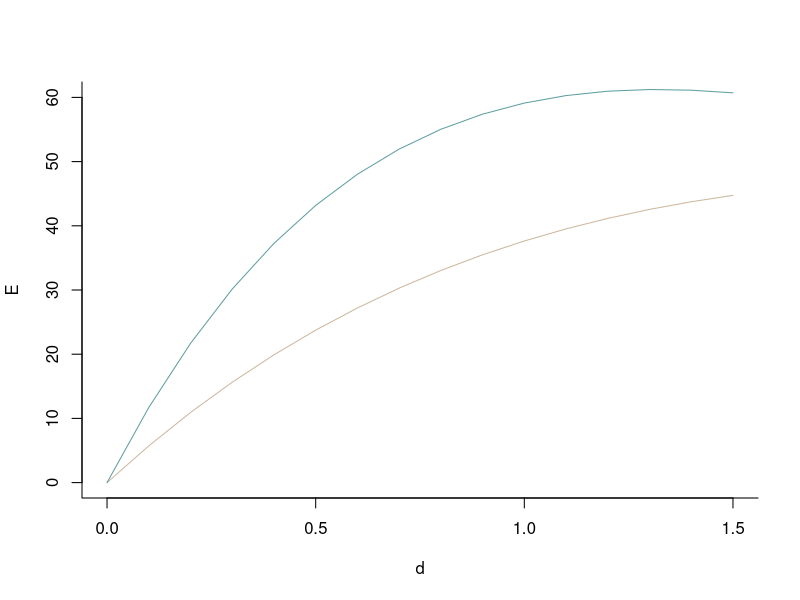
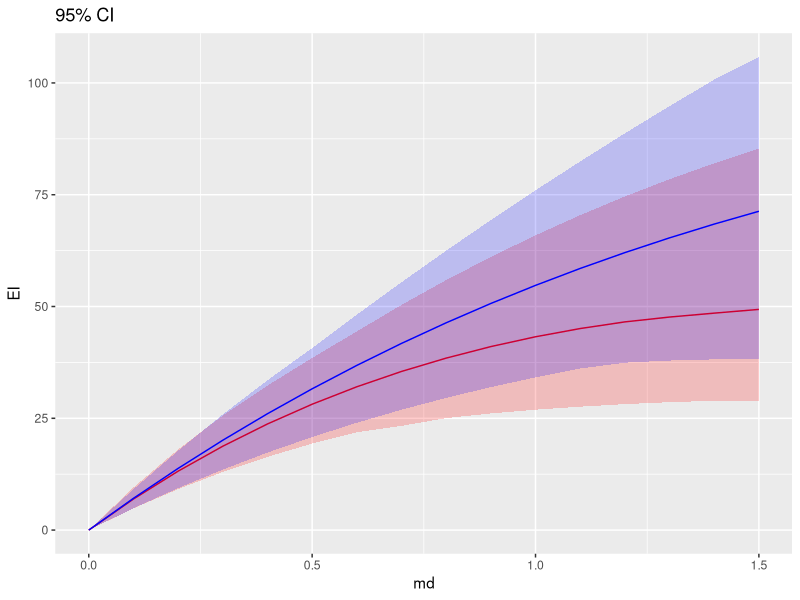

Reproduce these figures in R, in order. (Note: this script raises an error after producing the figures.)
##This is free, open-source software and under GNU GPLv3. It comes with no warranty. Concerns radiogenic mouse HG gland tumorigenesis.
##Uses individual dose-effect relations (IDER) & parameters from Cucinotta1 et al. (2013). Space Radiation Cancer Risk Projections and
##Uncertainties - 2012. ##NASA Center for AeroSpace Information, Hanover, MD; http://ston.jsc.nasa.gov/collections/TRS
##User adjustable parameters are those near line 170 and also limits on x and y axes for some of the graphs.
##Gives main calculations for Siranart, Cheng, Handa, Sachs in preparation for Rad. Res. 
##Main outputs: predictions E_A=S(d) and E_I=I(d) with 95% CI, with graphs, for effect of mixtures of ions (fully ionized atomic nuclei)
library(ggplot2); library(deSolve)
rm(list=ls()) 
###FIXED PARAMETERS###next line has Cucinotta et al. (2013) table 5.4 IDER parameters for ions. TE=targeted effects, NTE = non-TE.
parameter = list(TE = list(alph0=7.53, alph1=1.261, alph2=0.0037, beta = 0, beta_p = 6.3, lamd0=.25, lamd1=.0051, lamd2=.0034,
                      e_alph0=3.96, e_alph1=0.213, e_alph2=0.00058, e_beta = 0, e_beta_p = 3.41, e_lamd0=.065, e_lamd1=.0029, e_lamd2=.0027), 
                 NTE=list(alph0=10.02,alph1=0.679,alph2=0.0033,beta=0,beta_p=5.08,lamd0=.231,lamd1=.0033,lamd2=.005,k1=0.12,k2=0.0053,
                      e_alph0=2.07,e_alph1=0.187,e_alph2=0.0006,e_beta=0,e_beta_p=3,e_lamd0=.016,e_lamd1=.0042,e_lamd2=.0064,e_k1=0.06,e_k2=0.002))
alph=function(L, param) {with(param,alph0+alph1*L*exp(-alph2*L))} #slope near zero of the OCDER; depends on LET L (keV/micron)
lamd=function(L, param) {with(param,lamd0+lamd1*L*exp(-lamd2*L))}
#lamd is controversially interpreted as giving a cell killing modulation of LQ IDER. It leads to IDER which have maxima.
kappa=function(L,param){with(param, (k1*L)*exp(-k2*L))}#kappa interpreted as NTE, important near d=0; approximated as initial value.
###FUNCTIONS### Used later after user-defined parameters have been set near line 170#Next is function to calculate targeted part T of the effect of an individual radiation (Cucinotta et al. 2013); if Eff=1, T=E_single; 
#if Eff=2, T=E_single-NT, where NT=kappa*exp(-lamd*dose). Uses proton=0 for ion charge Z>2; proton=1 for H, He ions
T_single = function(dose, L, Eff, proton, param = parameter[[Eff]]){ #Eff: 1=TE=targeted effect model; 2=NTE=non-targeted (bystander) effect.
  beta = param$beta #initialize to be beta=0 with Z>2, i.e near d=0 TE effect is linear no threshhold (LNT) for Z>2.
  if(proton == 1){ beta= param$beta_p} #ions with Z<3 are approximated as LQ (linear quadratic) near d=0.
  P_E = (alph(L,param)*dose + beta*(dose^2))*exp(-lamd(L,param)*dose) #LQ or LNT modulated by exponentially decreasing factor.
  return(P_E)
}

E_single = function(dose, L, Eff, proton, param = parameter[[Eff]]){  
  P_E = T_single(doses,L,Eff,proton)
  if (Eff==2){
    P_E = P_E + kappa(L,param)*exp(-lamd(L,param)*dose)#P_E here is sum of targeted and non-targeted effects
  }
  return(P_E)
}

#Each E_single has a maximum, often around dose=1 Gy. Next is a function to find the maxima and the doses where they occur.
bound_Ed = function(L,Eff,proton, param){##
  E = c(); D = c(); ##
  for(ll in 1:length(L)){#when this function is used, L will be a vector of the LETs of the individual components of a mixed-ion beam
    p = proton[ll]; l = L[ll]; 
    b = param[[ll]]$beta; a = alph(l,param[[ll]]); ld = lamd(l,param[[ll]])
    if(p == 1){ b= param[[ll]]$beta_p}
    if(b !=0){
      d = (sqrt((a*ld)^2+4*b^2)-a*ld+2*b)/(2*b*ld);#the derivative of the IDER is zero at maximum, occuring at this dose.
    }else{d = 1/(ld)} 
    D = c(D,d)
    E = c(E,solve_d(d,l,Eff,p,0, param[[ll]]))
  }
  upper_E = min(E)#smallest of the maxima in a mixed beam, no longer used. kept in case needed later.
  max_d = D[which(E==upper_E)]#no longer used
  return(list(upper_E,max_d,D))#only D used
}

#function which uniroot can use to get dose from L,Eff,proton, and T_single;  treats E=T_single as independent and
#d as dependent variable instead of vice versa as in RBE calculations.# now redundant with previous funciton.
solve_d=function(dose,L,Eff,proton,E, param = parameter[[Eff]]) {
  eq = T_single(dose,L,Eff,proton,param)-E
  return(eq)
}

gamma_param = function(Eff){#When calculating 95% CI for mixture, IDER parameters are taken to have gamma distributions (and stay >0)
  param = parameter[[Eff]]
  param_error=with(param,list(alph0=rgamma(1,(alph0/e_alph0)^2,alph0/(e_alph0)^2),alph1=rgamma(1,(alph1/e_alph1)^2,alph1/(e_alph1)^2),
   alph2=rgamma(1,(alph2/e_alph2)^2,alph2/(e_alph2)^2),beta=0,beta_p=rgamma(1,(beta_p/e_beta_p)^2,beta_p/(e_beta_p)^2),
   lamd0=rgamma(1,(lamd0/e_lamd0)^2,lamd0/(e_lamd0)^2),lamd1=rgamma(1,(lamd1/e_lamd1)^2,lamd1/(e_lamd1)^2),
   lamd2=rgamma(1,(lamd2/e_lamd2)^2,lamd2/(e_lamd2)^2)))
  if(Eff ==2){
    param_error1 = with(param,list(k1 = rgamma(1,(k1/e_k1)^2,k1/(e_k1)^2), k2 = rgamma(1,(k2/e_k2)^2,k2/(e_k2)^2)))
    param_error = c(param_error,param_error1)
  }
  return(param_error)
}
gen_param = function(Eff,N, random){
  param = list()
  p = gamma_param(Eff)
  for(ii in 1:N){
    param[[ii]] = p #random parameters
    if (random ==0) param[[ii]] = parameter[[Eff]]
  }
  return(param)
}

#function for d = D_j(E), where D_j will be the compositional inverse function to the jth IDER for the jth ion in a mixture.
dose_E=function(E, L, Eff,proton, param){
  result0 = bound_Ed(L,Eff,proton, param); upper_E = result0[[1]]; d_max = result0[[3]]
  output=c()
  for(i in 1:length(E)){
    e =min(E[i], upper_E-1e-4)#
    dose = (uniroot(solve_d,c(0,.001), upper=d_max, extendInt="upX",tol = 1e-6, L = L, 
                    Eff = Eff, proton=proton, E = e, param = param[[1]]))$root
    output= c(output,dose)
  }
  return(output)
}

#Next is function to get simple effect additivity default prediction E_A=S(d)
E_A <- function(dose, L, Eff, proton, param = parameter[[Eff]]){#use T (i.e subtract out kappa term), manipulate, later add biggest back in. RKS
  output = rep(0,cols); k0=rep(0,nL)
  for(l in 1:nL){
    output = output + T_single(r[l]*doses,L[l],Eff,proton[l],param[[l]])
  }
  if (Eff==2){
    maxx=which.max(kappa(L,param[[l]]))
    output = output + kappa(L[maxx],param[[l]])
  }
  return(output)
}

#Next R function gets linear isobole default prediction; no longer used; kept in case later needed
# E_B <- function(param){
#   result = bound_Ed(L,Eff,proton, param); upper_E = floor(10*result[[1]])/10
#   E_B= .1*(1:(upper_E*10)); d_max = result[[3]]
#   doses = c(); E_B_mean = c();
#   for (e in E_B){
#     D = c()
#     for (l in 1:nL){ 
#       d = (uniroot(solve_d,c(0,.001), upper=d_max[l], extendInt="upX",tol = 1e-4, L = L[l], 
#                    Eff = Eff, proton=proton[l], E = e, param = param[[l]]))$root
#       D = c(D,d)
#     }
#     mdose=1/sum(r/D)# the calculated mixture dose for hypothesis E_B, given mixture effect, i.e. effect treated as the indeopendent variable.
#     EB = e
#     if(Eff == 2){ #Here in case of NTE, we add kappa to E_B and E_A
#       maxx=which.max(kappa(L,param[[1]]))
#       EB = EB + kappa(L[maxx],param[[1]])
#     }
#     #add all values to the lists and continue looping
#     doses = c(doses, mdose);E_B_mean = c(E_B_mean, EB); 
#   }
#   return(list(E_B_mean, doses))
# } 

#R function to get first derivative of function f evaluated at E, using effect rather than dose as independent variable
first_deriv = function(f,E){
  delta = 1e-6
  output = (f(E) - f(E-delta))/delta
  return(output)
}

sum_rE = function(E, param){#used to calculate slopes for incremental effect additivity default prediction E_I=I(d) 
  output = c()
  for(j in 1:length(E)){
    cumrE = 0
    for(i in 1:nL){
      f = function(x) T_single(x,L[i],Eff,proton[i],param[[i]])
      temp = list(); temp[[1]] = param[[i]]
      d = dose_E(E[j],L[i],Eff,proton[i],param=temp)
      cumrE = cumrE + r[i]*first_deriv(f,d)
    }
    output = c(output,cumrE)
  }
  return(output)
}

solve_ode <- function(t, state, parameters) {#R function used when integrating the ordinary differential eq. for I(d)
  with(as.list(c(state, parameters)), {
    dE <- sum_rE(E, parameters) 
    list(c(dE))
  })
}

E_I <- function(state,doses,L, Eff, proton, param){#R function used to actually integrate
  output = ode(y = state, times = doses, func = solve_ode, parms = param)
  result = output[,2]
  if(Eff ==2){
    maxx=which.max(kappa(L,param[[1]]))
    result = result + kappa(L[maxx],param[[1]])*exp(-lamd(L[maxx],param[[1]])*doses)}# BON7. I added the exp; I think we need it. But I am not sure we don't need it earlier, when defining E_single and T_single.
   return(result)
}

#####USER-DEFINED PARAMETERS FOR MIXTURE CALCULATIONS#####
#r=.02*c(9,8,7,6,5,5,4,3,2,1); L=25*(1:10); proton = rep(0,10); Eff=2; N = 100 #use N >= 50 to get 95% CI
r=c(.8,.2); L=c(50,190); proton = c(0,0); Eff=1; N = 100 #use bigger N  (e.g. N=10000)for more accurate CI
#r=mixture proportions (must sum to 1); L=LETs; proton=1 for H, He, and proton =0 for heavier ions (0 means LQ beta is 0). 
nL = length(L); end =1.5; by = 0.1; cols = end/by+1; doses <- seq(0, end, by = by); #to increase smoothness decrease "by"

############E_A with central values of the parameters##############
E_A_mean = E_A(doses, L ,Eff,proton, gen_param(Eff,nL,0))
############E_I with central values of the parameters###############
state <- c(E = 0);
E_I_mean = E_I(state,doses, L, Eff, proton,gen_param(Eff,nL,0))
#E_B# no longer used because numerically very similar to E_I with smaller domain of validity and with conceptual flaws
#result = E_B(gen_param(Eff,nL,0))
#dose_EB = result[[2]]; E_B_mean = result[[1]]
#y=max(E_B_mean); x=max(dose_EB); z=min(which(doses>x));compare=.5*(E_I_mean[z]+E_I_mean[z-1])#use this line or the next. output for tables 
#x=1.498;z=min(which(doses>x)); u=min(which(dose_EB>x));compare=.5*(E_I_mean[z]+E_I_mean[z-1]);y=E_B_mean[u] #RKS make into if/else statement
#print(c(x,compare, (compare-y)/compare))
print(c(E_A_mean[cols],E_I_mean[cols], (E_A_mean[cols]-E_I_mean[cols])/E_A_mean[cols]))# to get some numerical values rther than graphs

##########95% confidence intervals;  Most CPU intensive part of the calculation; comment out if only want central parameter value results.
E_A_mat = matrix(0, N, cols); ##now do Monte Carlo for error structure; at first without any kappa term even if Eff=2
for(i in 1:N){
    E_A_mat[i,] = E_A(doses, L, Eff,proton, gen_param(Eff,nL,1))
}
E_A_sort = apply(E_A_mat,2,sort,decreasing=F); 
E_A_low = E_A_sort[floor(N*0.025),]; E_A_high = E_A_sort[ceiling(N*0.975),]; print(E_A_high[cols]) 

E_I_mat = matrix(0, N, cols);
for(i in 1:N){
  print(i)
  param = gen_param(Eff,nL,1)
  E_I_mat[i,] = E_I(state,doses,L,Eff,proton, param)
}
E_I_sort = apply(E_I_mat,2,sort,decreasing=F); 
E_I_low = E_I_sort[floor(N*0.025),]; E_I_high = E_I_sort[ceiling(N*0.975),]; 

####################GRAPHS####################Comment out unneeded ones
#IDER Plot. Allows adjustment of upper dose limit to less than "end" under user adjsted parameters.
xstart = 0; xend = 1.5; ystart= 0; yend = 60
plot(c(xstart,xend),c(ystart,yend),type='n',bty="l", ylab = 'E', xlab = 'd')
for(l in 1:length(L)){
  lines(doses,E_single(doses,L[l],Eff,proton[l]),type="l", col = colors()[20*l+2]) #automatic choice of colors 
}

## plot E_I and E_A together in one graph with error bars, allowing the user to adjust the upper dose limit (<2 Gy; if no protons <1)
df= data.frame(md = doses, EI=E_I_mean, EA=E_A_mean)##dev.off()
######Elegant ribbon plots###### 
ggplot(df,aes(md)) + geom_line(aes(y = EI),color ='red') + geom_ribbon(aes(ymin=E_I_low, ymax=E_I_high), alpha=0.2,fill='red')+
geom_line(aes(y = EA),color ='blue') + geom_ribbon(aes(ymin=E_A_low, ymax=E_A_high), alpha=0.2,fill='blue')+ggtitle("95% CI")
ggsave("fig5B.eps", device=cairo_ps)
#####Regular error bar Plots##### Same content as ggplot; clumsier and uglier.
xstart = 0; xend = 1.5; ystart= 0; yend = 105
plot(c(xstart,xend),c(ystart,yend),type='n',bty="l", ylab = 'E', xlab = 'd')
lines(doses,E_I_mean,col='red')
lines(doses,E_I_low,col="red")#,lty="36")
lines(doses,E_I_high,col="red")#,lty="36")
lines(doses,E_A_mean,col='blue')
plot(c(xstart,xend),c(ystart,yend),type='n',bty="l", ylab = 'E', xlab = 'd')
lines(doses,E_I_mean,col='red')
lines(doses,E_A_low,col="blue")#,lty="36")
lines(doses,E_A_high,col="blue")#,lty="36")
lines(doses,E_A_mean,col='blue')

###plot E_I, E_A, (and E_B) together in one graph for the central parameters, without error bars
xstart = 0; xend =1; ystart= 0; yend = 50
plot(c(xstart,xend),c(ystart,yend),type='n',bty="l", ylab = 'E', xlab = 'd', lab=c(3,11,7))
lines(doses,E_I_mean,col='red')
lines(doses,E_A_mean,col='blue')
#lines(dose_EB,E_B_mean,col='black')#Not used. E_B is often so close to E_I it is confusing in graphs.

# check to see that E_I never exceeds maxEmax UNDER CONSTRUCTION
# MM=c()
# for (ll in 1:nL){
#   MM=c(MM,max(E_single(,L[ll],1,0)))
#   MMM=max(MM)  
# }
# mm=max(E_I_mean)
# MMM
# #mmp=max(E_single(,L[ll],1,1))
# print(c(mm,MMM))
